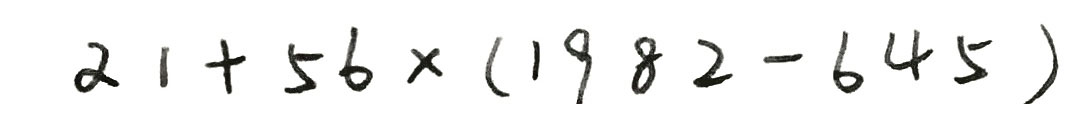
%> input picture Test_Sample/test_0.jpg, 1074 x 115 px
$ octave --eval "result = getPicChar;"   (GNU Octave 9; MATLAB toolbox functions it lacks are replaced by stand-ins)
%> lines starting %> are read from the running program, lines starting %| are printed output that depends on the picture
### xylimit.m
function newpic = xylimit(pic)

[m, n] = size(pic);

%纵向扫描
Ycount = zeros(1,m);
for i=1:m
    Ycount(i) = sum(pic(i, :));     %获取每一行的像素点个数
end
Ybottom = m;                        %底部定界
Yvalue = Ycount(Ybottom);
while (Yvalue<3)
    Ybottom = Ybottom-1;
    Yvalue = Ycount(Ybottom);
end
Yceil = 1;                          %顶部定界
Yvalue = Ycount(Yceil);
while(Yvalue<3)
    Yceil = Yceil+1;
    Yvalue = Ycount(Yceil);
end

%横向扫描
Xcount = zeros(1, n);
for j=1:n
    Xcount(j) = sum(pic(:, j));     %获取每一列的像素点个数
end
Xleft = 1;                          %左侧定界
Xvalue = Xcount(Xleft);
while (Xvalue<2)
    Xleft = Xleft+1;
    Xvalue = Xcount(Xleft);
end
Xright = n;                         %右侧定界
Xvalue = Xcount(Xright);
while (Xvalue<2)
    Xright = Xright-1;
    Xvalue = Xcount(Xright);
end

%截取图片
newpic = pic(Yceil:Ybottom, Xleft:Xright);

### predict.m
function p = predict(Theta1, Theta2, X)

m = size(X, 1);
num_labels = size(Theta2, 1);

p = zeros(size(X, 1), 1);

h1 = sigmoid([ones(m, 1) X] * Theta1');
h2 = sigmoid([ones(m, 1) h1] * Theta2');
[dummy, p] = max(h2, [], 2);

### printOCR.m
function printOCR(Array)
for k=1:length(Array)
    if Array(k)<10
        fprintf('%d ', Array(k));
    elseif Array(k)==10
        fprintf('0 ');
    elseif Array(k)==11
        fprintf('+ ');
    elseif Array(k)==12
        fprintf('- ');
    elseif Array(k)==13
        fprintf('/ ');
    elseif Array(k)==14
        fprintf('* ');
    elseif Array(k)==15
        fprintf('^ ');
    elseif Array(k)==16
        fprintf('( ');
    elseif Array(k)==17
        fprintf(') ');
    end
end
fprintf('\n');

### sigmoid.m
function g = sigmoid(z)
g = 1.0 ./ (1.0 + exp(-z));

### getPicChar.m
function [Array] = getPicChar()
[filename, pathname, ~]=uigetfile({'*.jpg'}, 'Chose a picture');
%> the answer given: Test_Sample/test_0.jpg
picstr=[pathname filename];
pic=imread(picstr);
%> pic is the input picture: size 115x1074x3 uint8; mean R, G, B 240.7, 240.8, 240.2

if size(pic, 1)<800 && size(pic, 2)<2000
    filtersize = [3, 3];
else
    filtersize = [15, 15];
end
pic = rgb2gray(pic);                %转灰度图像
%> pic: size 115x1074 uint8
pic = 255 - pic;                    %反色
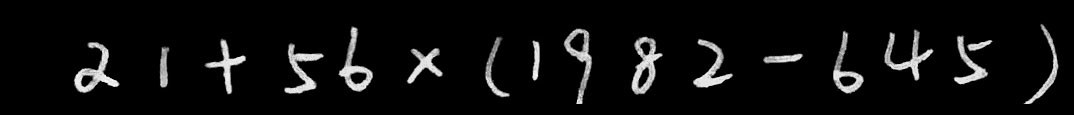
%> pic: size 115x1074 uint8; min 0, max 254, mean 14.3
pic = medfilt2(pic, filtersize);    %中值滤波, 平滑图像
pic = xylimit(pic);                 %图像整体边界限定
%> after the loop in xylimit, `for i=1:m`: Ycount = 115 values, max 41694 at index 58, min 0 at index 1, mean 15089
%> in xylimit, `Yvalue = Ycount(Ybottom);`: Yvalue = 0
%> the loop in xylimit, `while (Yvalue<3)` made 11 passes
%> (Ybottom, Yvalue) on passes 1 to 11: (114, 0), (113, 0), (112, 0), (111, 0), (110, 0), (109, 0), (108, 0), (107, 0), (106, 0), (105, 0), (104, 2045)
%> the loop in xylimit, `while(Yvalue<3)` made 16 passes
%> Yvalue on passes 1 to 12: 0, 0, 0, 0, 0, 0, 0, 0, 0, 0, 0, 0
%> after the loop in xylimit, `for j=1:n`: Xcount = 1074 values, max 10502 at index 227, min 0 at index 1, mean 1615.7
%> in xylimit, `Xvalue = Xcount(Xleft);`: Xvalue = 0
%> the loop in xylimit, `while (Xvalue<2)` made 73 passes
%> after the loop in xylimit, `while (Xvalue<2)`: Xleft = 74
%> the loop in xylimit, `while (Xvalue<2)` made 10 passes
%> (Xright, Xvalue) on passes 1 to 10: (1073, 0), (1072, 0), (1071, 0), (1070, 0), (1069, 0), (1068, 0), (1067, 0), (1066, 0), (1065, 0), (1064, 11)
%> in xylimit, `newpic = pic(Yceil:Ybottom, Xleft:Xright);`:
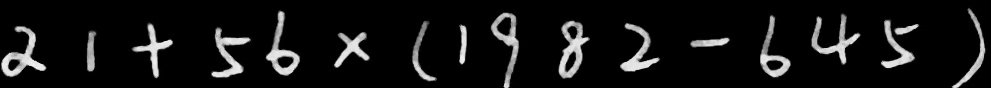
%> newpic: size 88x991 uint8; min 0, max 241, mean 19.9

%提取有效行
m = size(pic, 1);
%> m = 88
Ycount = zeros(1, m);
for i=1:m
    Ycount(i) = sum(pic(i, :));
end
%> after the loop, Ycount = 88 values, max 41694 at index 42, min 3 at index 4, mean 19718.6
lenYcount = length(Ycount);
%> lenYcount = 88
Yflag = zeros(1, lenYcount);
for k=1:lenYcount-2
    if Ycount(k)<3 && Ycount(k+1)<3 && Ycount(k+2)<3
        Yflag(k) = 1;
    end
end
%> this loop made 86 passes
%> after the loop, Yflag = 88 values from 0 to 0
for k=lenYcount:1+2
    if Ycount(k)<3 && Ycount(k-1)<3 && Ycount(k-2)<3
        Yflag(k) = 1;
    end
end
%> this loop made 0 passes
Yflag2 = [0 Yflag(1:end-1)];
%> Yflag2 = 88 values from 0 to 0
Yflag3 = abs(Yflag-Yflag2);         %做差分运算
%> Yflag3 = 88 values from 0 to 0
[~, row] = find(Yflag3==1);         %找突变位置
%> row = []
row = [1 row m];                    %调整突变位置向量
%> row = [1 88]
select_row = [];
for k=1:2:length(row)               %剔除高度过低的行
    if row(k+1)-row(k)>20
        select_row = [select_row row(k) row(k+1)];
    end
end
%> this loop made 1 pass
row = select_row;
row1 = zeros(1, length(row)/2);     %所截行区域开始位置向量
row2 = row1;                        %所截行区域结束位置向量
%> row2 = 0
for k=1:length(row)
    if mod(k, 2)==1;                %奇数开始
        row1((k+1)/2) = row(k);
    else                            %偶数结束
        row2(k/2) = row(k);
    end
end
%> this loop made 2 passes
pic2 = pic(row1(1):row2(1), :);     %截取第一列字符
alpha = 1024/size(pic2, 2);         %计算缩放系数(标准化全图长度至1024)
%> alpha = 1.03
pic2 = imresize(pic2, alpha);       %调整第一列字符大小为基准
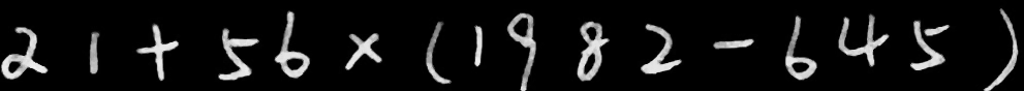
%> pic2: size 91x1024 uint8; min 0, max 250, mean 19.9
for k=2:length(row)/2
    pictemp = imresize(pic(row1(k):row2(k), :), [size(pic2,1) size(pic2,2)]);
    pic2 = cat(2, pic2, pictemp);   %横向连接图像
end
pic = xylimit(pic2);                %再次边界限定

%提取有效列
[~, n] = size(pic);
%> n = 1024
Xcount = zeros(1, n);
for j=1:n
    Xcount(j) = sum(pic(:, j));
end
%> after the loop, Xcount = 1024 values, max 10815 at index 159, min 0 at index 50, mean 1814.4
lenXcount = length(Xcount);
%> lenXcount = 1024
Xflag = zeros(1, lenXcount);
for k=1:lenXcount-2
    if Xcount(k)<3 && Xcount(k+1)<3 && Xcount(k+2)<3
        Xflag(k)=1;
    end
end
%> after the loop, Xflag = 1024 values, max 1 at index 50, min 0 at index 1, mean 0.319
for k=lenXcount:1+2
    if Xcount(k)<3 && Xcount(k-1)<3 && Xcount(k-2)<3
        Xflag(k)=1;
    end
end
Xflag2 = [0 Xflag(1:end-1)];
%> Xflag2 = 1024 values, max 1 at index 51, min 0 at index 1, mean 0.319
Xflag3 = abs(Xflag-Xflag2);
%> Xflag3 = 1024 values, max 1 at index 50, min 0 at index 1, mean 0.0293
[~, col] = find(Xflag3==1);
%> col = 30 values from 50 to 975
col = [1 col size(pic, 2)];
%> col = 32 values from 1 to 1024
coltemp = col(2:end)-col(1:end-1);
%> coltemp = 31 values, max 59 at index 27, min 7 at index 8, mean 33
[~, ind] = find(coltemp<3);
%> ind = []
col(ind) = 0;
col(ind+1) = 0;
col = col(col>0);
%解决开始/结束位置丢失
if mod(length(col), 2)==1
    if col(1)~=1
        col=[1 col];
    else
        col = [col size(pic, 2)];
    end
end
%剔除宽度过低的列
select_col = [];
for k=1:2:length(col)
    if col(k+1)-col(k)>5
        select_col = [select_col col(k) col(k+1)];
    end
end
%> this loop made 16 passes
%> (k, select_col) on passes 3 to 7: (5, [1 50 81 106 131 182]), (7, [1 50 81 106 131 182 213 265]), (9, [1 50 81 106 131 182 213 265 272 313]), (11, [1 50 81 106 131 182 213 265 272 313 338 387]), (13, [1 50 81 106 131 182 213 265 272 313 338 387 420 453])
%> k on passes 8 to 13: 15, 17, 19, 21, 23, 25
%> after the loop, select_col = 32 values from 1 to 1024
col = select_col;
% [5 lines of commented-out code are left out]
col1 = zeros(1, length(col)/2);
col2 = col1;
%> col2 = [0 0 0 0 0 0 0 0 0 0 0 0 0 0 0 0]
for k=1:length(col)
    if mod(k, 2)==1
        col1((k+1)/2) = col(k);
    else
       col2(k/2) = col(k);
    end
end
%> this loop made 32 passes
%> after the loop, col1 = [1 81 131 213 272 338 420 470 503 568 636 709 784 834 908 975]; col2 = [50 106 182 265 313 387 453 488 545 612 685 760 819 893 957 1024]
picnum = length(col)/2;
%> picnum = 16
cells = zeros(20, 20, picnum);      %存储所有截取区域
keep = ones(picnum, 1);             %标记可用区域
for k=1:picnum
    piccell = pic(:,col1(k):col2(k));
    if sum(sum(piccell))<5000       %标记过小区域为不可用
        keep(k) = 0;
        continue;
    end
    piccell = xylimit(piccell);     %再次边界限定
    piccell = double(piccell);
    piccell = piccell./255.0;
    width = size(piccell, 2);
    height = size(piccell, 1);
    level = graythresh(piccell);
    piccell = im2bw(piccell,level);
    %截取区域居中填充为正方形
    if height>width
        finalcell = [zeros(height, floor((height-width)/2)) piccell zeros(height, ceil((height-width)/2))];
    elseif width>=height
        finalcell = [zeros(floor((width-height)/2), width); piccell; zeros(ceil((width-height)/2), width)];
    end
    finalcell = imresize(finalcell, [20 20]);
    cells(:, :, k) = finalcell;
end
%> this loop made 16 passes
%> (n in xylimit, width, height, level) on passes 1 to 12: (50, 49, 57, 0.402), (26, 23, 52, 0.351), (52, 49, 65, 0.408), (53, 50, 56, 0.398), (42, 40, 73, 0.386), (50, 49, 41, 0.396), (34, 31, 74, 0.31), (19, 17, 51, 0.414), (43, 40, 82, 0.341), (45, 42, 66, 0.384), (50, 47, 57, 0.396), (52, 49, 17, 0.388)
%> pass 1, in getPicChar, `piccell = pic(:,col1(k):col2(k));`:
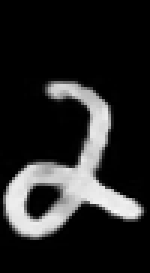
%> piccell: size 91x50 uint8 (shown 3 times larger); min 0, max 250, mean 38.3
%> pass 1, in xylimit (call 3), `newpic = pic(Yceil:Ybottom, Xleft:Xright);`:
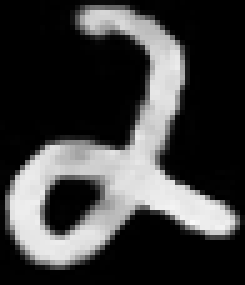
%> newpic: size 57x49 uint8 (shown 5 times larger); min 0, max 250, mean 62.4
%> after the loop, keep = [1; 1; 1; 1; 1; 1; 1; 1; 1; 1; 1; 1; 1; 1; 1; 1]

keep_idx = find(keep==1);
%> keep_idx = [1; 2; 3; 4; 5; 6; 7; 8; 9; 10; 11; 12; 13; 14; 15; 16]
keepnum = length(keep_idx);
%> keepnum = 16

load('Theta.mat');                  %加载训练所得参数

%显示分割结果
if mod(keepnum, 8)
    rownum = ceil(keepnum/8)+1;
else
    rownum = keepnum/8;
%> rownum = 2
end
for k=1:keepnum;
    subplot(rownum, 8, k);
    imshow(cells(:, :, keep_idx(k)));
end
%> this loop made 16 passes
%> pass 2, in getPicChar, `imshow(cells(:, :, keep_idx(k)));`:
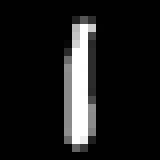
%> displayed picture: size 20x20, on the screen's scale of 0 to 255 (shown 8 times larger); min 0, max 255, mean 26.3

%识别分割结果
Array = zeros(keepnum, 1);
for k=1:keepnum
    image = reshape(cells(:, :, keep_idx(k)), 1, 400);
    Array(k) = predict(Theta1, Theta2, image);
end
%> this loop made 16 passes
%> dummy in predict on passes 1 to 12: 0.999, 0.966, 0.906, 0.969, 0.991, 0.944, 0.903, 0.96, 0.997, 0.825, 0.857, 0.66
%> after the loop, Array = [2; 1; 11; 5; 6; 14; 16; 1; 9; 8; 2; 12; 6; 4; 5; 17]

printOCR(Array);                    %输出识别结果
%> the loop in printOCR, `for k=1:length(Array)` made 16 passes
%| 2 1 + 5 6 * ( 1 9 8 2 - 6 4 5 )
%> `result = getPicChar;`:
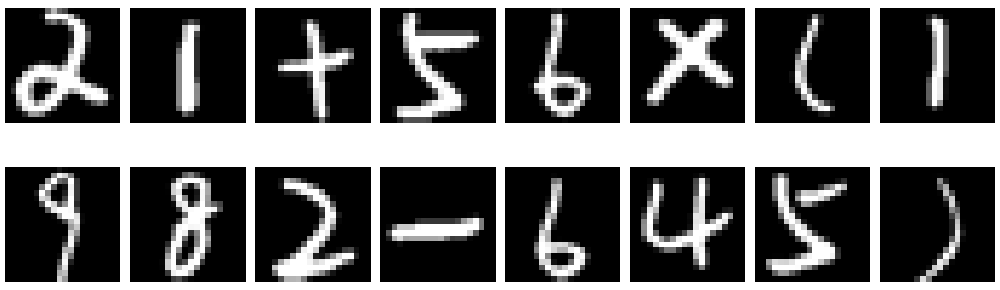
%> figure redrawn from the program's plot data, 16 panels
%> `result = getPicChar;`: result has the same summary as Array in getPicChar
